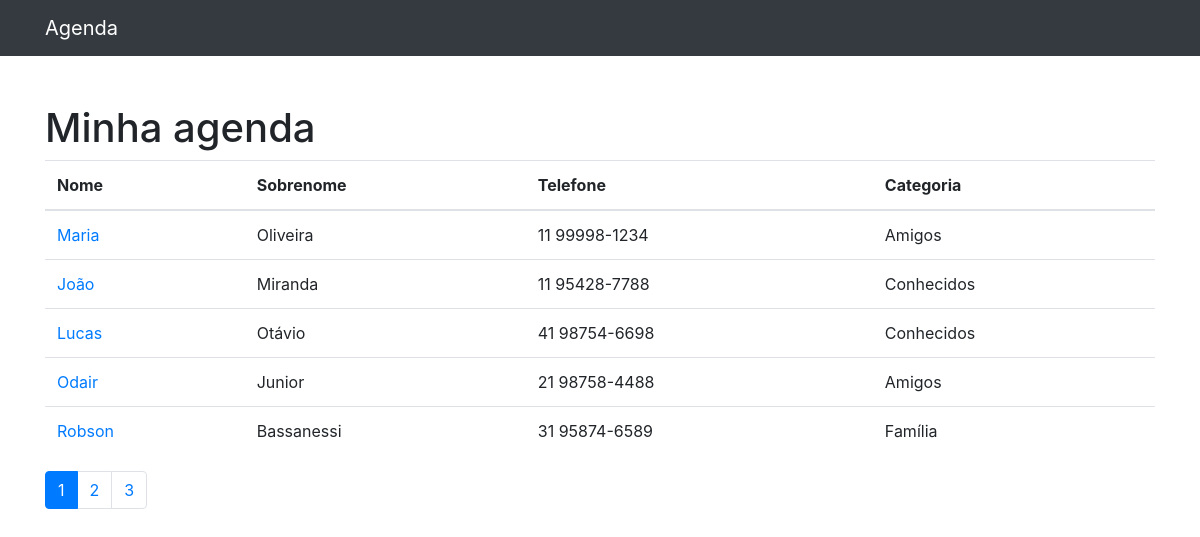
The page / on the database its author committed.
### contatos/models.py (models this page shows, shortened)
class Contato(models.Model):
    nome = models.CharField(max_length=255)
    sobrenome = models.CharField(max_length=255, blank=True)
    telefone = models.CharField(max_length=255)
    email = models.CharField(max_length=255, blank=True)
    data_criacao = models.DateTimeField(default=timezone.now)
    descricao = models.TextField(blank=True)
    categoria = models.ForeignKey(Categoria, on_delete=models.DO_NOTHING)
    mostrar = models.BooleanField(default=True)

class Categoria(models.Model):
    nome = models.CharField(max_length=255)
    def __str__(self):
        return self.nome

### contatos/views.py (the view)
# urls.py: path('', views.index, name='index'),
def index(request):
    contatos = Contato.objects.all()
    paginator = Paginator(contatos, 5)
    page = request.GET.get('p')
    contatos = paginator.get_page(page)
    return render(request, 'contatos/index.html', {
        'contatos': contatos
    })

### contatos/templates/contatos/index.html
{% extends 'base.html'  %}
{%block conteudo%}
    <h1 class="mt-5">Minha agenda</h1>
    <table class="table">
    <thead>
        <tr>
        <th>Nome</th>
        <th>Sobrenome</th>
        <th>Telefone</th>
        <th>Categoria</th>
        </tr>
    </thead>
    <tbody>
        {% for contato in contatos  %}
            {% if contato.mostrar %}
            <tr>
                <td>
                    <a href="{% url 'ver_contato' contato.id %}"> {{ contato.nome }}</a>
                </td>
                <td>{{ contato.sobrenome }}</td>
                <td>{{ contato.telefone }}</td>
                <td>{{ contato.categoria }}</td>
            </tr>
            {% endif %}
        {% endfor %}
    </tbody>
    </table>
<nav aria-label="Page navigation example">
    <ul class="pagination">
        {% for pagina in contatos.paginator.page_range %}
            {% if contatos.number == pagina %}
                <li class="page-item active">
                    <a class="page-link" href="?p={{ pagina }}">{{ pagina }}</a>
                </li>
            {% else %}
                <li class="page-item">
                    <a class="page-link" href="?p={{ pagina }}">{{ pagina }}</a>
                </li>
            {% endif %}
        {% endfor %}
    </ul>
</nav>
{%endblock%}

### rows shown on the page
Contato: nome "Maria", sobrenome "Oliveira", telefone "11 99998-1234", categoria "Amigos"
Contato: nome "João", sobrenome "Miranda", telefone "11 95428-7788", categoria "Conhecidos"
Contato: nome "Lucas", sobrenome "Otávio", telefone "41 98754-6698", categoria "Conhecidos"
Contato: nome "Odair", sobrenome "Junior", telefone "21 98758-4488", categoria "Amigos"
Contato: nome "Robson", sobrenome "Bassanessi", telefone "31 95874-6589", categoria "Família"

### other values the page prints
{{ pagina }} "1"
{{ pagina }} "2" "3"
